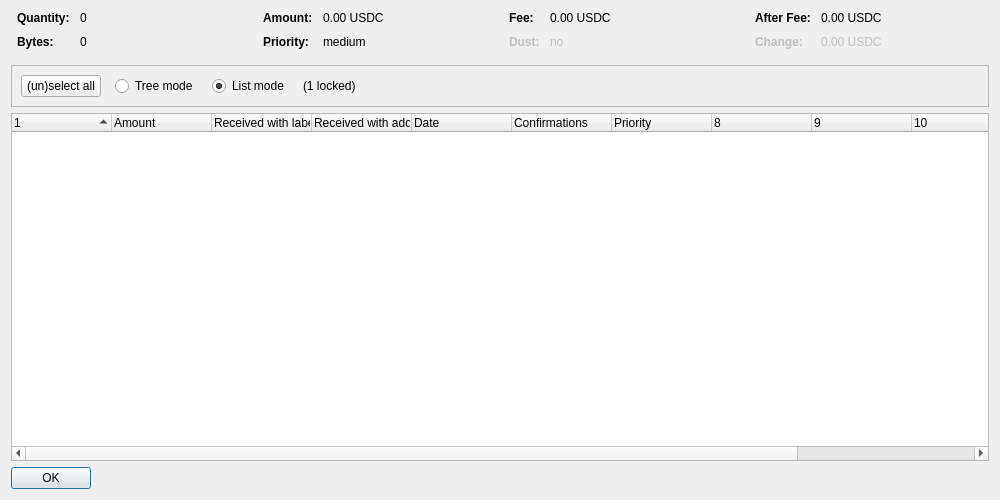
<?xml version="1.0" encoding="UTF-8"?>
<ui version="4.0">
 <class>CoinControlDialog</class>
 <widget class="QDialog" name="CoinControlDialog">
  <property name="geometry">
   <rect>
    <x>0</x>
    <y>0</y>
    <width>1000</width>
    <height>500</height>
   </rect>
  </property>
  <property name="windowTitle">
   <string>Coin Selection</string>
  </property>
  <layout class="QVBoxLayout" name="verticalLayout">
   <item>
    <layout class="QHBoxLayout" name="horizontalLayoutTop" stretch="0,0,0,0">
     <property name="topMargin">
      <number>0</number>
     </property>
     <property name="bottomMargin">
      <number>10</number>
     </property>
     <item>
      <layout class="QFormLayout" name="formLayoutCoinControl1">
       <property name="horizontalSpacing">
        <number>10</number>
       </property>
       <property name="verticalSpacing">
        <number>10</number>
       </property>
       <property name="leftMargin">
        <number>6</number>
       </property>
       <property name="rightMargin">
        <number>6</number>
       </property>
       <item row="0" column="0">
        <widget class="QLabel" name="labelCoinControlQuantityText">
         <property name="font">
          <font>
           <weight>75</weight>
           <bold>true</bold>
          </font>
         </property>
         <property name="text">
          <string>Quantity:</string>
         </property>
        </widget>
       </item>
       <item row="0" column="1">
        <widget class="QLabel" name="labelCoinControlQuantity">
         <property name="cursor">
          <cursorShape>IBeamCursor</cursorShape>
         </property>
         <property name="contextMenuPolicy">
          <enum>Qt::ActionsContextMenu</enum>
         </property>
         <property name="text">
          <string notr="true">0</string>
         </property>
         <property name="textInteractionFlags">
          <set>Qt::LinksAccessibleByMouse|Qt::TextSelectableByKeyboard|Qt::TextSelectableByMouse</set>
         </property>
        </widget>
       </item>
       <item row="1" column="0">
        <widget class="QLabel" name="labelCoinControlBytesText">
         <property name="font">
          <font>
           <weight>75</weight>
           <bold>true</bold>
          </font>
         </property>
         <property name="text">
          <string>Bytes:</string>
         </property>
        </widget>
       </item>
       <item row="1" column="1">
        <widget class="QLabel" name="labelCoinControlBytes">
         <property name="cursor">
          <cursorShape>IBeamCursor</cursorShape>
         </property>
         <property name="contextMenuPolicy">
          <enum>Qt::ActionsContextMenu</enum>
         </property>
         <property name="text">
          <string notr="true">0</string>
         </property>
         <property name="textInteractionFlags">
          <set>Qt::LinksAccessibleByMouse|Qt::TextSelectableByKeyboard|Qt::TextSelectableByMouse</set>
         </property>
        </widget>
       </item>
      </layout>
     </item>
     <item>
      <layout class="QFormLayout" name="formLayoutCoinControl2">
       <property name="horizontalSpacing">
        <number>10</number>
       </property>
       <property name="verticalSpacing">
        <number>10</number>
       </property>
       <property name="leftMargin">
        <number>6</number>
       </property>
       <property name="rightMargin">
        <number>6</number>
       </property>
       <item row="0" column="0">
        <widget class="QLabel" name="labelCoinControlAmountText">
         <property name="font">
          <font>
           <weight>75</weight>
           <bold>true</bold>
          </font>
         </property>
         <property name="text">
          <string>Amount:</string>
         </property>
        </widget>
       </item>
       <item row="0" column="1">
        <widget class="QLabel" name="labelCoinControlAmount">
         <property name="cursor">
          <cursorShape>IBeamCursor</cursorShape>
         </property>
         <property name="contextMenuPolicy">
          <enum>Qt::ActionsContextMenu</enum>
         </property>
         <property name="text">
          <string notr="true">0.00 USDC</string>
         </property>
         <property name="textInteractionFlags">
          <set>Qt::LinksAccessibleByMouse|Qt::TextSelectableByKeyboard|Qt::TextSelectableByMouse</set>
         </property>
        </widget>
       </item>
       <item row="1" column="0">
        <widget class="QLabel" name="labelCoinControlPriorityText">
         <property name="font">
          <font>
           <weight>75</weight>
           <bold>true</bold>
          </font>
         </property>
         <property name="text">
          <string>Priority:</string>
         </property>
        </widget>
       </item>
       <item row="1" column="1">
        <widget class="QLabel" name="labelCoinControlPriority">
         <property name="cursor">
          <cursorShape>IBeamCursor</cursorShape>
         </property>
         <property name="contextMenuPolicy">
          <enum>Qt::ActionsContextMenu</enum>
         </property>
         <property name="text">
          <string notr="true">medium</string>
         </property>
         <property name="textInteractionFlags">
          <set>Qt::LinksAccessibleByMouse|Qt::TextSelectableByKeyboard|Qt::TextSelectableByMouse</set>
         </property>
        </widget>
       </item>
      </layout>
     </item>
     <item>
      <layout class="QFormLayout" name="formLayoutCoinControl3">
       <property name="horizontalSpacing">
        <number>10</number>
       </property>
       <property name="verticalSpacing">
        <number>10</number>
       </property>
       <property name="leftMargin">
        <number>6</number>
       </property>
       <property name="rightMargin">
        <number>6</number>
       </property>
       <item row="0" column="0">
        <widget class="QLabel" name="labelCoinControlFeeText">
         <property name="font">
          <font>
           <weight>75</weight>
           <bold>true</bold>
          </font>
         </property>
         <property name="text">
          <string>Fee:</string>
         </property>
        </widget>
       </item>
       <item row="0" column="1">
        <widget class="QLabel" name="labelCoinControlFee">
         <property name="cursor">
          <cursorShape>IBeamCursor</cursorShape>
         </property>
         <property name="contextMenuPolicy">
          <enum>Qt::ActionsContextMenu</enum>
         </property>
         <property name="text">
          <string notr="true">0.00 USDC</string>
         </property>
         <property name="textInteractionFlags">
          <set>Qt::LinksAccessibleByMouse|Qt::TextSelectableByKeyboard|Qt::TextSelectableByMouse</set>
         </property>
        </widget>
       </item>
       <item row="1" column="0">
        <widget class="QLabel" name="labelCoinControlLowOutputText">
         <property name="enabled">
          <bool>false</bool>
         </property>
         <property name="font">
          <font>
           <weight>75</weight>
           <bold>true</bold>
          </font>
         </property>
         <property name="text">
          <string>Dust:</string>
         </property>
        </widget>
       </item>
       <item row="1" column="1">
        <widget class="QLabel" name="labelCoinControlLowOutput">
         <property name="enabled">
          <bool>false</bool>
         </property>
         <property name="cursor">
          <cursorShape>IBeamCursor</cursorShape>
         </property>
         <property name="contextMenuPolicy">
          <enum>Qt::ActionsContextMenu</enum>
         </property>
         <property name="text">
          <string notr="true">no</string>
         </property>
         <property name="textInteractionFlags">
          <set>Qt::LinksAccessibleByMouse|Qt::TextSelectableByKeyboard|Qt::TextSelectableByMouse</set>
         </property>
        </widget>
       </item>
      </layout>
     </item>
     <item>
      <layout class="QFormLayout" name="formLayoutCoinControl4">
       <property name="horizontalSpacing">
        <number>10</number>
       </property>
       <property name="verticalSpacing">
        <number>10</number>
       </property>
       <property name="leftMargin">
        <number>6</number>
       </property>
       <property name="rightMargin">
        <number>6</number>
       </property>
       <item row="0" column="0">
        <widget class="QLabel" name="labelCoinControlAfterFeeText">
         <property name="font">
          <font>
           <weight>75</weight>
           <bold>true</bold>
          </font>
         </property>
         <property name="text">
          <string>After Fee:</string>
         </property>
        </widget>
       </item>
       <item row="0" column="1">
        <widget class="QLabel" name="labelCoinControlAfterFee">
         <property name="cursor">
          <cursorShape>IBeamCursor</cursorShape>
         </property>
         <property name="contextMenuPolicy">
          <enum>Qt::ActionsContextMenu</enum>
         </property>
         <property name="text">
          <string notr="true">0.00 USDC</string>
         </property>
         <property name="textInteractionFlags">
          <set>Qt::LinksAccessibleByMouse|Qt::TextSelectableByKeyboard|Qt::TextSelectableByMouse</set>
         </property>
        </widget>
       </item>
       <item row="1" column="0">
        <widget class="QLabel" name="labelCoinControlChangeText">
         <property name="enabled">
          <bool>false</bool>
         </property>
         <property name="font">
          <font>
           <weight>75</weight>
           <bold>true</bold>
          </font>
         </property>
         <property name="text">
          <string>Change:</string>
         </property>
        </widget>
       </item>
       <item row="1" column="1">
        <widget class="QLabel" name="labelCoinControlChange">
         <property name="enabled">
          <bool>false</bool>
         </property>
         <property name="cursor">
          <cursorShape>IBeamCursor</cursorShape>
         </property>
         <property name="contextMenuPolicy">
          <enum>Qt::ActionsContextMenu</enum>
         </property>
         <property name="text">
          <string notr="true">0.00 USDC</string>
         </property>
         <property name="textInteractionFlags">
          <set>Qt::LinksAccessibleByMouse|Qt::TextSelectableByKeyboard|Qt::TextSelectableByMouse</set>
         </property>
        </widget>
       </item>
      </layout>
     </item>
    </layout>
   </item>
   <item>
    <widget class="QFrame" name="frame">
     <property name="minimumSize">
      <size>
       <width>0</width>
       <height>40</height>
      </size>
     </property>
     <property name="frameShape">
      <enum>QFrame::StyledPanel</enum>
     </property>
     <property name="frameShadow">
      <enum>QFrame::Sunken</enum>
     </property>
     <layout class="QHBoxLayout" name="horizontalLayout">
      <item>
       <layout class="QHBoxLayout" name="horizontalLayoutPanel" stretch="0,0,0,0,0">
        <property name="spacing">
         <number>14</number>
        </property>
        <item>
         <widget class="QPushButton" name="pushButtonSelectAll">
          <property name="sizePolicy">
           <sizepolicy hsizetype="Maximum" vsizetype="Fixed">
            <horstretch>0</horstretch>
            <verstretch>0</verstretch>
           </sizepolicy>
          </property>
          <property name="text">
           <string>(un)select all</string>
          </property>
          <property name="autoDefault">
           <bool>false</bool>
          </property>
         </widget>
        </item>
        <item>
         <widget class="QRadioButton" name="radioTreeMode">
          <property name="sizePolicy">
           <sizepolicy hsizetype="Maximum" vsizetype="Fixed">
            <horstretch>0</horstretch>
            <verstretch>0</verstretch>
           </sizepolicy>
          </property>
          <property name="text">
           <string>Tree mode</string>
          </property>
         </widget>
        </item>
        <item>
         <widget class="QRadioButton" name="radioListMode">
          <property name="sizePolicy">
           <sizepolicy hsizetype="Maximum" vsizetype="Fixed">
            <horstretch>0</horstretch>
            <verstretch>0</verstretch>
           </sizepolicy>
          </property>
          <property name="text">
           <string>List mode</string>
          </property>
          <property name="checked">
           <bool>true</bool>
          </property>
         </widget>
        </item>
        <item>
         <widget class="QLabel" name="labelLocked">
          <property name="text">
           <string notr="true">(1 locked)</string>
          </property>
         </widget>
        </item>
        <item>
         <spacer name="horizontalSpacer">
          <property name="orientation">
           <enum>Qt::Horizontal</enum>
          </property>
          <property name="sizeHint" stdset="0">
           <size>
            <width>40</width>
            <height>20</height>
           </size>
          </property>
         </spacer>
        </item>
       </layout>
      </item>
     </layout>
    </widget>
   </item>
   <item>
    <widget class="CoinControlTreeWidget" name="treeWidget">
     <property name="contextMenuPolicy">
      <enum>Qt::CustomContextMenu</enum>
     </property>
     <property name="sortingEnabled">
      <bool>false</bool>
     </property>
     <property name="columnCount">
      <number>12</number>
     </property>
     <attribute name="headerShowSortIndicator" stdset="0">
      <bool>true</bool>
     </attribute>
     <attribute name="headerStretchLastSection">
      <bool>false</bool>
     </attribute>
     <column>
      <property name="text">
       <string/>
      </property>
     </column>
     <column>
      <property name="text">
       <string>Amount</string>
      </property>
     </column>
     <column>
      <property name="text">
       <string>Received with label</string>
      </property>
     </column>
     <column>
      <property name="text">
       <string>Received with address</string>
      </property>
     </column>
     <column>
      <property name="text">
       <string>Date</string>
      </property>
     </column>
     <column>
      <property name="text">
       <string>Confirmations</string>
      </property>
      <property name="toolTip">
       <string>Confirmed</string>
      </property>
     </column>
     <column>
      <property name="text">
       <string>Priority</string>
      </property>
     </column>
     <column>
      <property name="text">
       <string/>
      </property>
     </column>
     <column>
      <property name="text">
       <string/>
      </property>
     </column>
     <column>
      <property name="text">
       <string/>
      </property>
     </column>
     <column>
      <property name="text">
       <string/>
      </property>
     </column>
     <column>
      <property name="text">
       <string/>
      </property>
     </column>
    </widget>
   </item>
   <item>
    <widget class="QDialogButtonBox" name="buttonBox">
     <property name="sizePolicy">
      <sizepolicy hsizetype="Maximum" vsizetype="Fixed">
       <horstretch>0</horstretch>
       <verstretch>0</verstretch>
      </sizepolicy>
     </property>
     <property name="orientation">
      <enum>Qt::Horizontal</enum>
     </property>
     <property name="standardButtons">
      <set>QDialogButtonBox::Ok</set>
     </property>
    </widget>
   </item>
  </layout>
 </widget>
 <customwidgets>
  <customwidget>
   <class>CoinControlTreeWidget</class>
   <extends>QTreeWidget</extends>
   <header>coincontroltreewidget.h</header>
  </customwidget>
 </customwidgets>
 <resources/>
 <connections/>
</ui>
